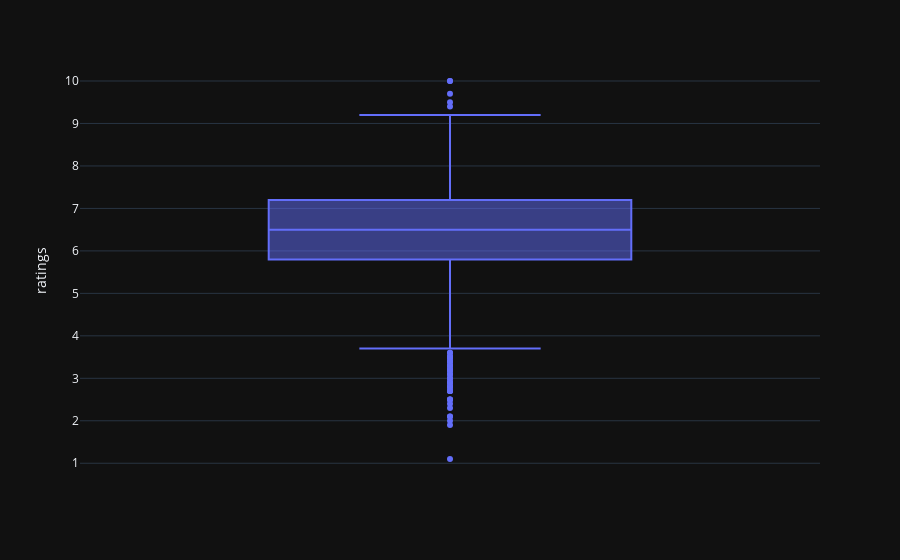
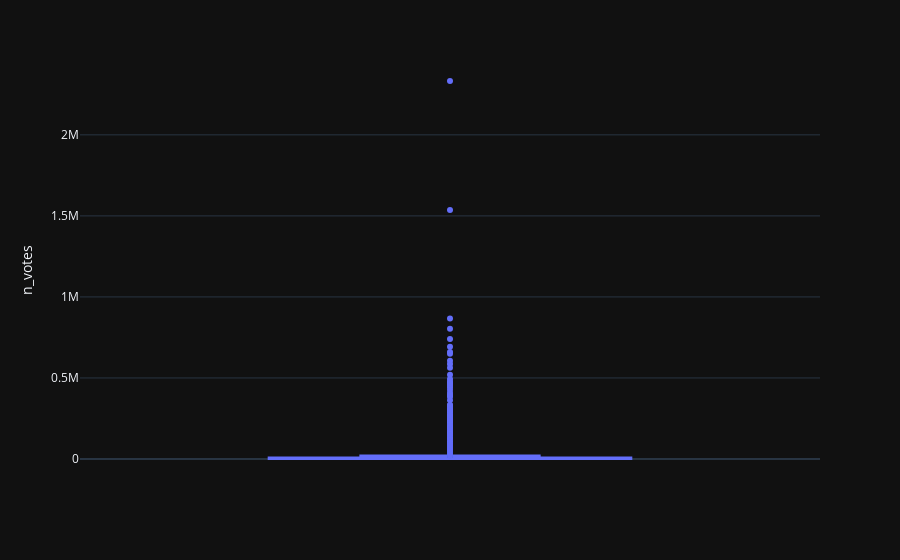
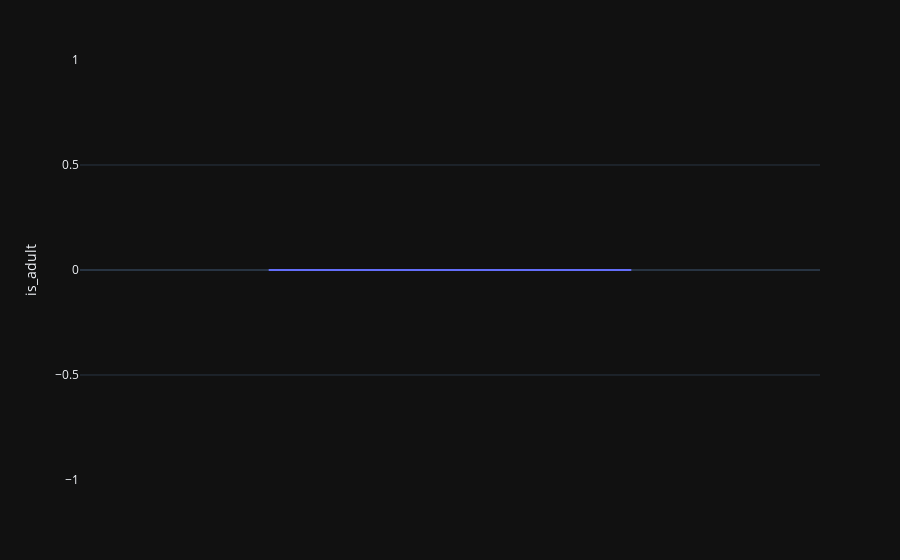
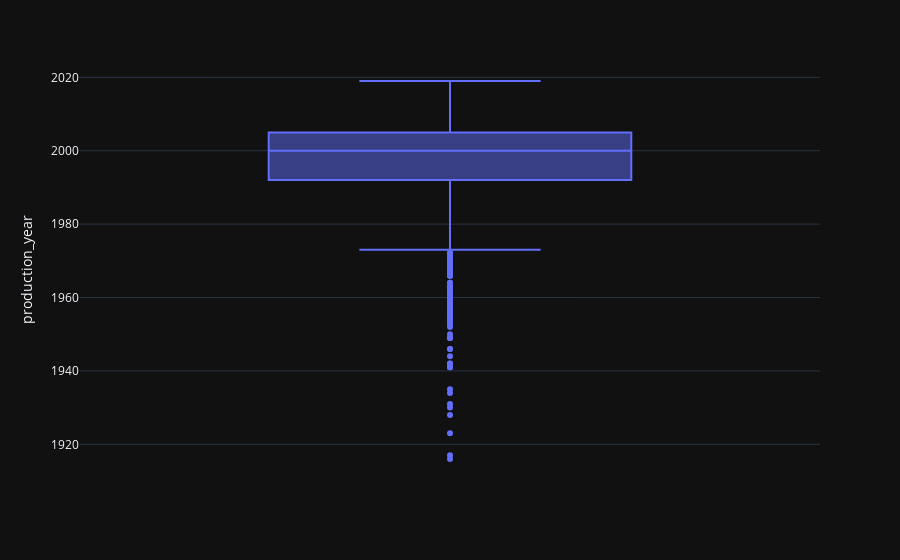

Write notebook code for charts like these, in order.
### Markdown cell above
### OUTLIER REMOVAL

### Code cell
import plotly.express as pe
cols = ['ratings', 'n_votes', 'is_adult', 'production_year', 'runtime',
       'release_year']
for col in cols:
  fig = pe.box(X_train, y=col)
  fig.show()

### Figure 1 — Plotly figure (JSON) as saved in the notebook; plotly's stock layout.template omitted (floating-point values rounded to 4 significant figures; data arrays with more than 128 entries replaced by an {"elided": "..."} marker saying what was removed)
{"data": [{"alignmentgroup": "True", "hovertemplate": "ratings=%{y}<extra></extra>", "legendgroup": "", "marker": {"color": "#636efa"}, "name": "", "notched": false, "offsetgroup": "", "orientation": "v", "showlegend": false, "type": "box", "x0": " ", "xaxis": "x", "y": {"elided": "2832 float values"}, "y0": " ", "yaxis": "y"}], "layout": {"boxmode": "group", "legend": {"tracegroupgap": 0}, "margin": {"t": 60}, "xaxis": {"anchor": "y", "domain": [0, 1]}, "yaxis": {"anchor": "x", "domain": [0, 1], "title": {"text": "ratings"}}}}

### Figure 2 — Plotly figure (JSON) as saved in the notebook; plotly's stock layout.template omitted (floating-point values rounded to 4 significant figures; data arrays with more than 128 entries replaced by an {"elided": "..."} marker saying what was removed)
{"data": [{"alignmentgroup": "True", "hovertemplate": "n_votes=%{y}<extra></extra>", "legendgroup": "", "marker": {"color": "#636efa"}, "name": "", "notched": false, "offsetgroup": "", "orientation": "v", "showlegend": false, "type": "box", "x0": " ", "xaxis": "x", "y": {"elided": "2832 int values"}, "y0": " ", "yaxis": "y"}], "layout": {"boxmode": "group", "legend": {"tracegroupgap": 0}, "margin": {"t": 60}, "xaxis": {"anchor": "y", "domain": [0, 1]}, "yaxis": {"anchor": "x", "domain": [0, 1], "title": {"text": "n_votes"}}}}

### Figure 3 — Plotly figure (JSON) as saved in the notebook; plotly's stock layout.template omitted (floating-point values rounded to 4 significant figures; data arrays with more than 128 entries replaced by an {"elided": "..."} marker saying what was removed)
{"data": [{"alignmentgroup": "True", "hovertemplate": "is_adult=%{y}<extra></extra>", "legendgroup": "", "marker": {"color": "#636efa"}, "name": "", "notched": false, "offsetgroup": "", "orientation": "v", "showlegend": false, "type": "box", "x0": " ", "xaxis": "x", "y": {"elided": "2832 int values"}, "y0": " ", "yaxis": "y"}], "layout": {"boxmode": "group", "legend": {"tracegroupgap": 0}, "margin": {"t": 60}, "xaxis": {"anchor": "y", "domain": [0, 1]}, "yaxis": {"anchor": "x", "domain": [0, 1], "title": {"text": "is_adult"}}}}

### Figure 4 — Plotly figure (JSON) as saved in the notebook; plotly's stock layout.template omitted (floating-point values rounded to 4 significant figures; data arrays with more than 128 entries replaced by an {"elided": "..."} marker saying what was removed)
{"data": [{"alignmentgroup": "True", "hovertemplate": "production_year=%{y}<extra></extra>", "legendgroup": "", "marker": {"color": "#636efa"}, "name": "", "notched": false, "offsetgroup": "", "orientation": "v", "showlegend": false, "type": "box", "x0": " ", "xaxis": "x", "y": {"elided": "2832 int values"}, "y0": " ", "yaxis": "y"}], "layout": {"boxmode": "group", "legend": {"tracegroupgap": 0}, "margin": {"t": 60}, "xaxis": {"anchor": "y", "domain": [0, 1]}, "yaxis": {"anchor": "x", "domain": [0, 1], "title": {"text": "production_year"}}}}
